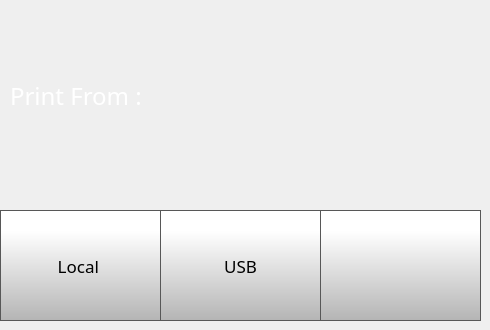
    <widget class="QWidget" name="printLocationPage">
     <widget class="QPushButton" name="fromUsbButton">
      <property name="geometry">
       <rect>
        <x>160</x>
        <y>210</y>
        <width>161</width>
        <height>111</height>
       </rect>
      </property>
      <property name="font">
       <font>
        <family>Gotham</family>
        <pointsize>13</pointsize>
       </font>
      </property>
      <property name="styleSheet">
       <string notr="true">QPushButton {
     border: 1px solid rgb(87, 87, 87);
	background-color: qlineargradient(spread:pad, x1:0, y1:1, x2:0, y2:0.188, stop:0 rgba(180, 180, 180, 255), stop:1 rgba(255, 255, 255, 255));



}

QPushButton:pressed {
    background-color: qlineargradient(x1: 0, y1: 0, x2: 0, y2: 1,
                                      stop: 0 #dadbde, stop: 1 #f6f7fa);
}

QPushButton:flat {
    border: none; /* no border for a flat push button */
}

QPushButton:default {
    border-color: navy; /* make the default button prominent */
}</string>
      </property>
      <property name="text">
       <string>USB</string>
      </property>
      <property name="icon">
       <iconset>
        <normaloff>templates/img/usb.png</normaloff>templates/img/usb.png</iconset>
      </property>
      <property name="iconSize">
       <size>
        <width>40</width>
        <height>40</height>
       </size>
      </property>
     </widget>
     <widget class="QLabel" name="printFromLabel">
      <property name="geometry">
       <rect>
        <x>10</x>
        <y>80</y>
        <width>231</width>
        <height>31</height>
       </rect>
      </property>
      <property name="font">
       <font>
        <family>Gotham</family>
        <pointsize>18</pointsize>
        <weight>50</weight>
        <bold>false</bold>
       </font>
      </property>
      <property name="styleSheet">
       <string notr="true">color: rgb(255, 255, 255);</string>
      </property>
      <property name="text">
       <string>Print From :</string>
      </property>
     </widget>
     <widget class="QPushButton" name="printLocationScreenBackButton">
      <property name="geometry">
       <rect>
        <x>320</x>
        <y>210</y>
        <width>161</width>
        <height>111</height>
       </rect>
      </property>
      <property name="minimumSize">
       <size>
        <width>0</width>
        <height>0</height>
       </size>
      </property>
      <property name="font">
       <font>
        <family>Gotham Light</family>
        <pointsize>9</pointsize>
       </font>
      </property>
      <property name="styleSheet">
       <string notr="true">QPushButton {
     border: 1px solid rgb(87, 87, 87);
	background-color: qlineargradient(spread:pad, x1:0, y1:1, x2:0, y2:0.188, stop:0 rgba(180, 180, 180, 255), stop:1 rgba(255, 255, 255, 255));


}

QPushButton:pressed {
    background-color: qlineargradient(x1: 0, y1: 0, x2: 0, y2: 1,
                                      stop: 0 #dadbde, stop: 1 #f6f7fa);
}

QPushButton:flat {
    border: none; /* no border for a flat push button */
}

QPushButton:default {
    border-color: navy; /* make the default button prominent */
}</string>
      </property>
      <property name="text">
       <string/>
      </property>
      <property name="icon">
       <iconset>
        <normaloff>templates/img/arrows-4.png</normaloff>templates/img/arrows-4.png</iconset>
      </property>
      <property name="iconSize">
       <size>
        <width>50</width>
        <height>50</height>
       </size>
      </property>
      <property name="checkable">
       <bool>false</bool>
      </property>
      <property name="autoDefault">
       <bool>false</bool>
      </property>
      <property name="default">
       <bool>false</bool>
      </property>
      <property name="flat">
       <bool>false</bool>
      </property>
     </widget>
     <widget class="QPushButton" name="fromLocalButton">
      <property name="geometry">
       <rect>
        <x>0</x>
        <y>210</y>
        <width>161</width>
        <height>111</height>
       </rect>
      </property>
      <property name="font">
       <font>
        <family>Gotham</family>
        <pointsize>13</pointsize>
       </font>
      </property>
      <property name="styleSheet">
       <string notr="true">QPushButton {
     border: 1px solid rgb(87, 87, 87);
	background-color: qlineargradient(spread:pad, x1:0, y1:1, x2:0, y2:0.188, stop:0 rgba(180, 180, 180, 255), stop:1 rgba(255, 255, 255, 255));



}

QPushButton:pressed {
    background-color: qlineargradient(x1: 0, y1: 0, x2: 0, y2: 1,
                                      stop: 0 #dadbde, stop: 1 #f6f7fa);
}

QPushButton:flat {
    border: none; /* no border for a flat push button */
}

QPushButton:default {
    border-color: navy; /* make the default button prominent */
}</string>
      </property>
      <property name="text">
       <string>Local </string>
      </property>
      <property name="icon">
       <iconset>
        <normaloff>templates/img/folder.png</normaloff>templates/img/folder.png</iconset>
      </property>
      <property name="iconSize">
       <size>
        <width>40</width>
        <height>40</height>
       </size>
      </property>
     </widget>
    </widget>
